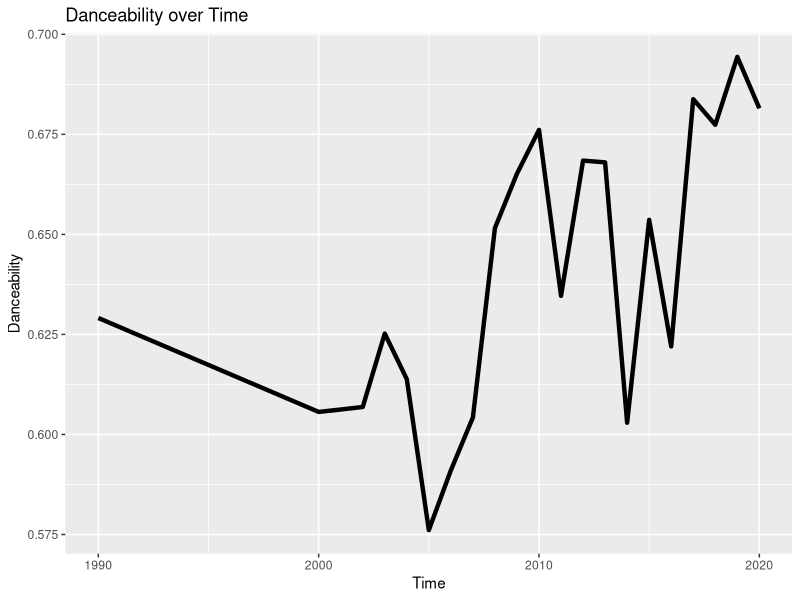

Here is the R script that generated this plot:
library(readxl)
library(ggplot2)
KpopData <- read_excel("KpopData.xlsx")
i2 <- subset(KpopData, select = c(4, 15))
chart <- aggregate(.~Year, i2, mean)
plot1 <- ggplot(chart, aes(Year)) + 
  geom_line(aes(y = danceability), lwd = 1.5) +
  ggtitle("Danceability over Time") + 
  labs(y = "Danceability", x = "Time")
plot1